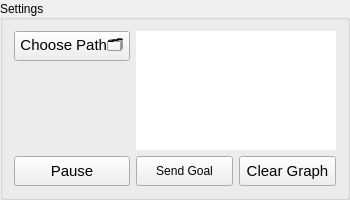
           <widget class="QGroupBox" name="groupBox">
            <property name="sizePolicy">
             <sizepolicy hsizetype="Fixed" vsizetype="Fixed">
              <horstretch>0</horstretch>
              <verstretch>0</verstretch>
             </sizepolicy>
            </property>
            <property name="minimumSize">
             <size>
              <width>350</width>
              <height>200</height>
             </size>
            </property>
            <property name="maximumSize">
             <size>
              <width>350</width>
              <height>200</height>
             </size>
            </property>
            <property name="title">
             <string>Settings</string>
            </property>
            <property name="alignment">
             <set>Qt::AlignLeading|Qt::AlignLeft|Qt::AlignVCenter</set>
            </property>
            <layout class="QGridLayout" name="gridLayout_2">
             <item row="3" column="2">
              <widget class="QPushButton" name="clearGraphButton">
               <property name="sizePolicy">
                <sizepolicy hsizetype="Minimum" vsizetype="Fixed">
                 <horstretch>0</horstretch>
                 <verstretch>0</verstretch>
                </sizepolicy>
               </property>
               <property name="minimumSize">
                <size>
                 <width>0</width>
                 <height>30</height>
                </size>
               </property>
               <property name="maximumSize">
                <size>
                 <width>16777215</width>
                 <height>30</height>
                </size>
               </property>
               <property name="font">
                <font>
                 <pointsize>11</pointsize>
                </font>
               </property>
               <property name="text">
                <string>Clear Graph</string>
               </property>
              </widget>
             </item>
             <item row="0" column="0">
              <widget class="QPushButton" name="loadCSVButton">
               <property name="sizePolicy">
                <sizepolicy hsizetype="Minimum" vsizetype="Fixed">
                 <horstretch>0</horstretch>
                 <verstretch>0</verstretch>
                </sizepolicy>
               </property>
               <property name="minimumSize">
                <size>
                 <width>0</width>
                 <height>30</height>
                </size>
               </property>
               <property name="maximumSize">
                <size>
                 <width>16777215</width>
                 <height>30</height>
                </size>
               </property>
               <property name="font">
                <font>
                 <pointsize>11</pointsize>
                </font>
               </property>
               <property name="text">
                <string>Choose Path🗂️</string>
               </property>
              </widget>
             </item>
             <item row="3" column="1">
              <widget class="QPushButton" name="sendGoalButton">
               <property name="minimumSize">
                <size>
                 <width>0</width>
                 <height>30</height>
                </size>
               </property>
               <property name="maximumSize">
                <size>
                 <width>16777215</width>
                 <height>30</height>
                </size>
               </property>
               <property name="text">
                <string>Send Goal</string>
               </property>
              </widget>
             </item>
             <item row="3" column="0">
              <widget class="QPushButton" name="pauseButton">
               <property name="sizePolicy">
                <sizepolicy hsizetype="Minimum" vsizetype="Fixed">
                 <horstretch>0</horstretch>
                 <verstretch>0</verstretch>
                </sizepolicy>
               </property>
               <property name="minimumSize">
                <size>
                 <width>0</width>
                 <height>30</height>
                </size>
               </property>
               <property name="maximumSize">
                <size>
                 <width>16777215</width>
                 <height>30</height>
                </size>
               </property>
               <property name="font">
                <font>
                 <pointsize>11</pointsize>
                </font>
               </property>
               <property name="text">
                <string>Pause</string>
               </property>
              </widget>
             </item>
             <item row="0" column="1" rowspan="3" colspan="2">
              <widget class="QTextBrowser" name="pathLabel">
               <property name="sizePolicy">
                <sizepolicy hsizetype="Fixed" vsizetype="Fixed">
                 <horstretch>0</horstretch>
                 <verstretch>0</verstretch>
                </sizepolicy>
               </property>
               <property name="maximumSize">
                <size>
                 <width>200</width>
                 <height>120</height>
                </size>
               </property>
               <property name="frameShape">
                <enum>QFrame::NoFrame</enum>
               </property>
               <property name="frameShadow">
                <enum>QFrame::Plain</enum>
               </property>
               <property name="lineWrapMode">
                <enum>QTextEdit::WidgetWidth</enum>
               </property>
               <property name="readOnly">
                <bool>false</bool>
               </property>
              </widget>
             </item>
             <item row="2" column="0">
              <spacer name="horizontalSpacer">
               <property name="orientation">
                <enum>Qt::Horizontal</enum>
               </property>
               <property name="sizeHint" stdset="0">
                <size>
                 <width>106</width>
                 <height>20</height>
                </size>
               </property>
              </spacer>
             </item>
             <item row="1" column="0">
              <spacer name="horizontalSpacer_2">
               <property name="orientation">
                <enum>Qt::Horizontal</enum>
               </property>
               <property name="sizeHint" stdset="0">
                <size>
                 <width>106</width>
                 <height>20</height>
                </size>
               </property>
              </spacer>
             </item>
            </layout>
           </widget>
